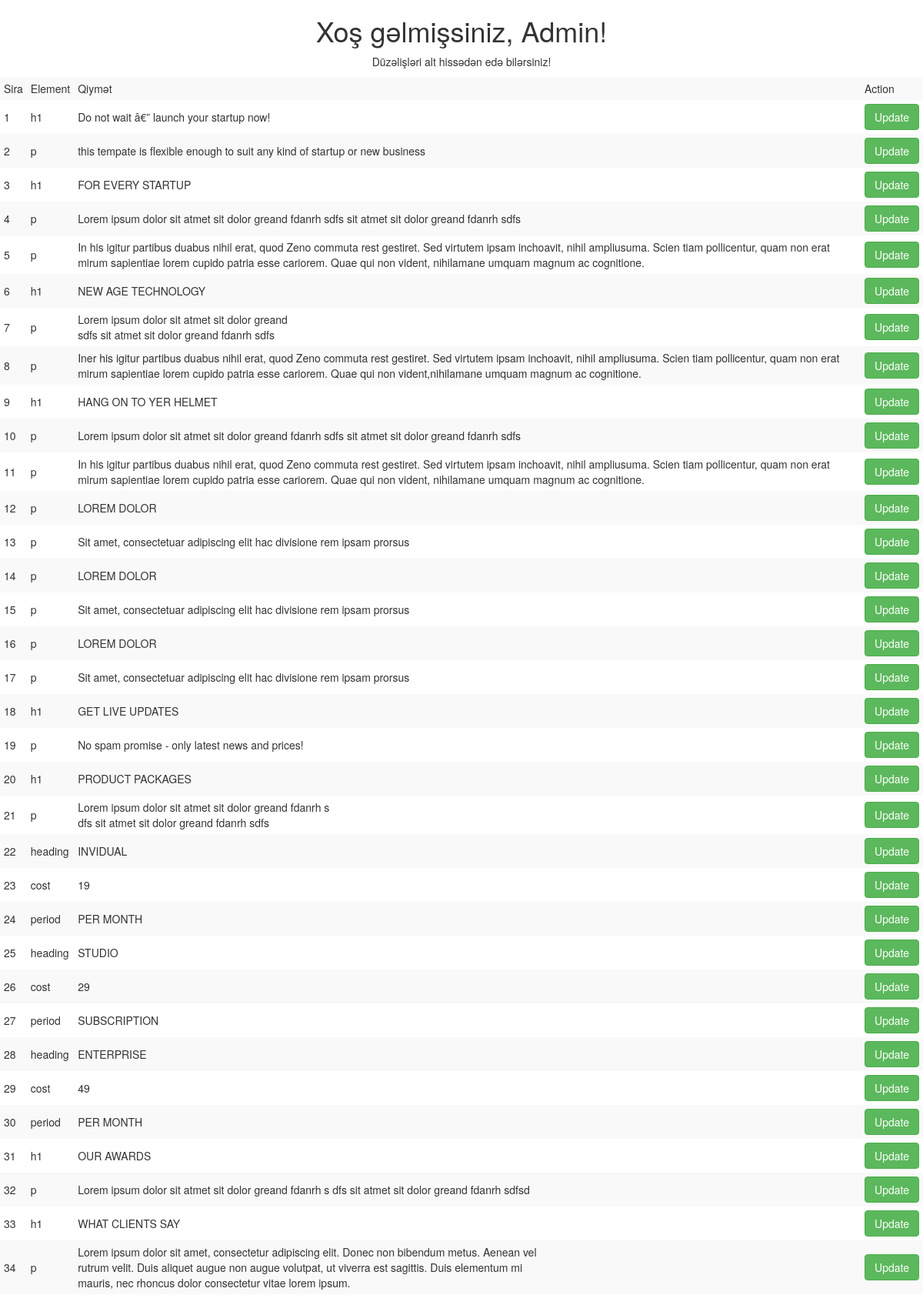
/admin/admin.php (signed in, upper part), run on the app's committed database.
### tables this page shows
CREATE TABLE `header` (
  `id` int(11) NOT NULL,
  `element` varchar(100) NOT NULL,
  `value` varchar(500) NOT NULL
);

### admin/admin.php (the view, shortened to what this page needs)
<!DOCTYPE html>
<html>
<head>
	<link rel="stylesheet" href="https://maxcdn.bootstrapcdn.com/bootstrap/3.3.7/css/bootstrap.min.css">
</head>
<body>
<div class="container-fluid">
	<div class="row">
		<h1 class="text-center">Xoş gəlmişsiniz, Admin!</h1>
		<p class="text-center">Düzəlişləri alt hissədən edə bilərsiniz!</p>
		<table class="table-striped">
				<?php
					include "config.php";
					$sql="SELECT * FROM header";
					$query=mysqli_query($conn,$sql);
					?>
					<tr>
						<td>Sira</td>
						<td>Element</td>
						<td>Qiymət</td>
						<td>Action</td>
					</tr>
					<?php
					while ($row=mysqli_fetch_assoc($query)) {
					?>
					<tr>
						<?php
						foreach ($row as $key => $value) {
						?>
						<td><?php echo $value; ?></td>
						<?php
						}
						?>
						<td>
							<a href="update.php?id=<?php echo $row["id"]; ?>"><button class="btn btn-success">Update</button></a>
						</td>
					</tr>
					<?php
					}
					?>
				</table>
	</div>
</div>
</body>
</html>

### admin/admin.php (style rules this page uses)
td { padding:5px; }

### data on the page
header: id "1", element "h1", value "Do not wait â€” launch your startup now!"
header: id "2", element "p", value "this tempate is flexible enough to suit any kind of startup or new business"
header: id "3", element "h1", value "FOR EVERY STARTUP"
header: id "4", element "p", value "Lorem ipsum dolor sit atmet sit dolor greand fdanrh sdfs sit atmet sit dolor greand fdanrh sdfs"
header: id "5", element "p", value "In his igitur partibus duabus nihil erat, quod Zeno commuta rest gestiret. Sed virtutem ipsam inchoavit, nihil ampliusuma. Scien tiam pollicentur, quam non erat mirum sapientiae lorem cupido patria esse cariorem. Quae qui non vident, nihilamane umquam magnum ac cognitione."
header: id "6", element "h1", value "NEW AGE TECHNOLOGY"
header: id "7", element "p", value "Lorem ipsum dolor sit atmet sit dolor greand sdfs sit atmet sit dolor greand fdanrh sdfs"
header: id "8", element "p", value "Iner his igitur partibus duabus nihil erat, quod Zeno commuta rest gestiret. Sed virtutem ipsam inchoavit, nihil ampliusuma. Scien tiam pollicentur, quam non erat mirum sapientiae lorem cupido patria esse cariorem. Quae qui non vident,nihilamane umquam magnum ac cognitione."
header: id "9", element "h1", value "HANG ON TO YER HELMET"
header: id "10", element "p", value "Lorem ipsum dolor sit atmet sit dolor greand fdanrh sdfs sit atmet sit dolor greand fdanrh sdfs"
header: id "11", element "p", value "In his igitur partibus duabus nihil erat, quod Zeno commuta rest gestiret. Sed virtutem ipsam inchoavit, nihil ampliusuma. Scien tiam pollicentur, quam non erat mirum sapientiae lorem cupido patria esse cariorem. Quae qui non vident, nihilamane umquam magnum ac cognitione."
header: id "12", element "p", value "LOREM DOLOR"
header: id "13", element "p", value "Sit amet, consectetuar adipiscing elit hac divisione rem ipsam prorsus"
header: id "14", element "p", value "LOREM DOLOR"
header: id "15", element "p", value "Sit amet, consectetuar adipiscing elit hac divisione rem ipsam prorsus"
header: id "16", element "p", value "LOREM DOLOR"
header: id "17", element "p", value "Sit amet, consectetuar adipiscing elit hac divisione rem ipsam prorsus"
header: id "18", element "h1", value "GET LIVE UPDATES"
header: id "19", element "p", value "No spam promise - only latest news and prices!"
header: id "20", element "h1", value "PRODUCT PACKAGES"
header: id "21", element "p", value "Lorem ipsum dolor sit atmet sit dolor greand fdanrh s dfs sit atmet sit dolor greand fdanrh sdfs"
header: id "22", element "heading", value "INVIDUAL"
header: id "23", element "cost", value "19"
header: id "24", element "period", value "PER MONTH"
header: id "25", element "heading", value "STUDIO"
header: id "26", element "cost", value "29"
header: id "27", element "period", value "SUBSCRIPTION"
header: id "28", element "heading", value "ENTERPRISE"
header: id "29", element "cost", value "49"
header: id "30", element "period", value "PER MONTH"
header: id "31", element "h1", value "OUR AWARDS"
header: id "32", element "p", value "Lorem ipsum dolor sit atmet sit dolor greand fdanrh s dfs sit atmet sit dolor greand fdanrh sdfsd"
header: id "33", element "h1", value "WHAT CLIENTS SAY"
header: id "34", element "p", value "Lorem ipsum dolor sit amet, consectetur adipiscing elit. Donec non bibendum metus. Aenean vel rutrum velit. Duis aliquet augue non augue volutpat, ut viverra est sagittis. Duis elementum mi mauris, nec rhoncus dolor consectetur vitae lorem ipsum."
